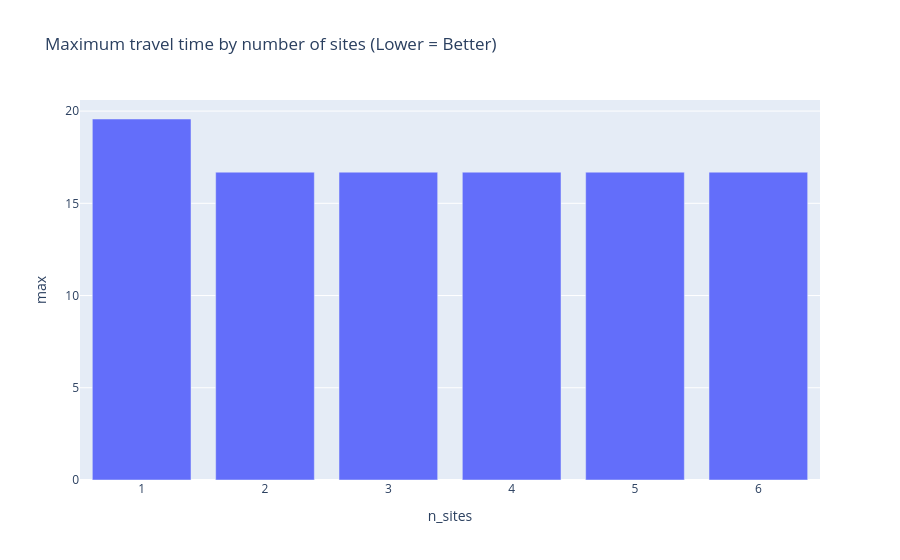

Notebook cell for this chart:
### Markdown cell above
We can then create additional plots for different metrics.

### Code cell
px.bar(all_sols, x="n_sites", y="max", title="Maximum travel time by number of sites (Lower = Better)")

### Figure 1 — Plotly figure (JSON) as saved in the notebook; plotly's stock layout.template omitted (floating-point values rounded to 4 significant figures)
{"data": [{"hovertemplate": "n_sites=%{x}<br>max=%{y}<extra></extra>", "legendgroup": "", "marker": {"color": "#636efa", "pattern": {"shape": ""}}, "name": "", "orientation": "v", "showlegend": false, "textposition": "auto", "type": "bar", "x": [1, 2, 3, 4, 5, 6], "xaxis": "x", "y": [19.57, 16.69, 16.69, 16.69, 16.69, 16.69], "yaxis": "y"}], "layout": {"barmode": "relative", "legend": {"tracegroupgap": 0}, "title": {"text": "Maximum travel time by number of sites (Lower = Better)"}, "xaxis": {"anchor": "y", "domain": [0, 1], "title": {"text": "n_sites"}}, "yaxis": {"anchor": "x", "domain": [0, 1], "title": {"text": "max"}}}}
